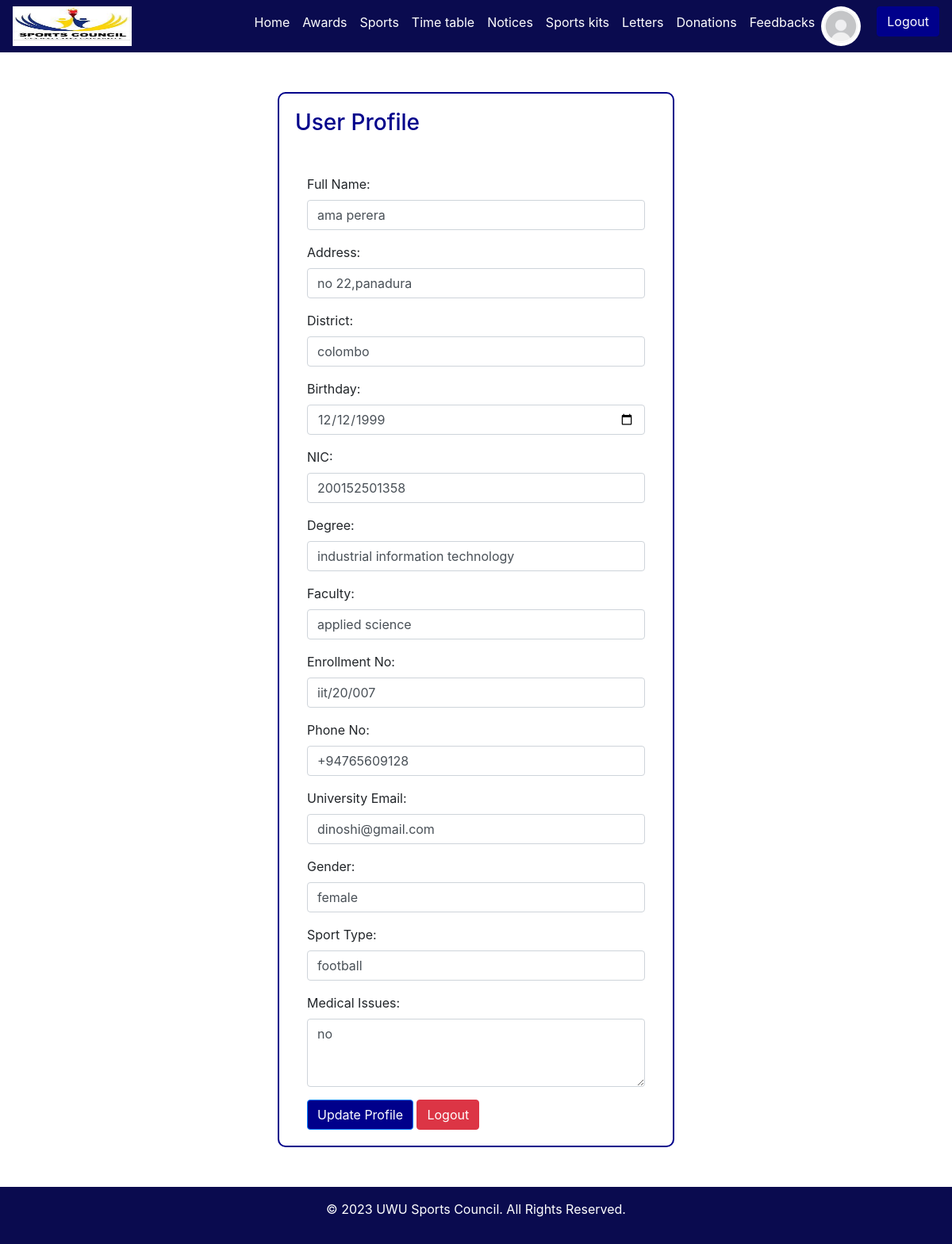
Page /profile.php (signed in) on the committed database.
### tables this page shows
CREATE TABLE `university_students` (
  `id` int(11) NOT NULL,
  `full_name` varchar(255) NOT NULL,
  `address` varchar(255) NOT NULL,
  `district` varchar(255) NOT NULL,
  `birthday` date NOT NULL,
  `nic` varchar(12) NOT NULL,
  `degree` varchar(255) NOT NULL,
  `faculty` varchar(255) NOT NULL,
  `enrollment_no` varchar(20) NOT NULL,
  `phone_no` varchar(15) NOT NULL,
  `university_email` varchar(255) NOT NULL,
  `password` varchar(255) NOT NULL,
  `gender` enum('male','female') NOT NULL,
  `sport_type` varchar(20) NOT NULL,
  `medical_issues` text NOT NULL,
  `confirm_password` varchar(255) NOT NULL
);

### classes/User.php (called while the page is built, shortened)
<?php
class User {
    public static function getUserById($con, $user_id) {
        try {
            $query = "SELECT * FROM university_students WHERE id = ?";
            $pstmt = $con->prepare($query);
            $pstmt->bindValue(1, $user_id);
            $pstmt->execute();
            if ($pstmt->rowCount() > 0) {
                return $pstmt->fetch(PDO::FETCH_ASSOC);
            }
            return null;
        } catch (PDOException $exc) {
            die("Error in getUserById: " . $exc->getMessage());
        }
    }
}

### profile.php (the view, shortened to what this page needs)
<?php
require_once 'classes/User.php';
$con = DbConnector::getConnection();
$user_id = $_SESSION['user_id'];
$user = User::getUserById($con, $user_id);
if ($user) {
    $full_name = $user['full_name'];
    $address = $user['address'];
    $district = $user['district'];
    $birthday = $user['birthday'];
    $nic = $user['nic'];
    $degree = $user['degree'];
    $faculty = $user['faculty'];
    $enrollment_no = $user['enrollment_no'];
    $phone_no = $user['phone_no'];
    $university_email = $user['university_email'];
    $gender = $user['gender'];
    $sport_type = $user['sport_type'];
    $medical_issues = $user['medical_issues'];
}
?>
<!DOCTYPE html>
<html lang="en">
<head>
    <link rel="stylesheet" href="https://maxcdn.bootstrapcdn.com/bootstrap/4.5.2/css/bootstrap.min.css">
</head>
<body>
<nav class="navbar navbar-expand-lg navbar-light">
  <img style="width:150px; height:50px;" src="images/logo.jpg">
  <div class="collapse navbar-collapse" id="navbarNav">
    <ul class="navbar-nav ml-auto">
      <li class="nav-item active">
        <a class="nav-link" href="home_page.php">Home <span class="sr-only">(current)</span></a>
      </li>
       <li class="nav-item">
        <a class="nav-link" href="awards.php">Awards</a>
      </li>
      <li class="nav-item">
        <a class="nav-link" href="#">Sports</a>
      </li>
      <li class="nav-item">
        <a class="nav-link" href="Page/1.php">Time table</a>
      </li>
      <li class="nav-item">
        <a class="nav-link" href="players.php">Notices</a>
      </li>
      <li class="nav-item">
        <a class="nav-link" href="sport_kit.php">Sports kits</a>
      </li>
      <li class="nav-item">
        <a class="nav-link" href="letter.php">Letters</a>
      </li>
       <li class="nav-item">
        <a class="nav-link" href="donation1.php">Donations</a>
      </li>
       <li class="nav-item">
        <a class="nav-link" href="feedback_page.php">Feedbacks</a>
      </li>
          <a class="nav-item" href="profile.php">
  <img class="rounded-profile" src="images/profile1.jpg" alt="Profile Icon" style="width:50px; border-radius: 50%; height:50px;">
</a>
 <li class="nav-item">
      <a style="background-color:darkblue; border-color: darkblue; margin-left: 20px;" href="logout.php" class="btn btn-dark">Logout</a>
      </li>
</nav>
    <div class="profile-container">
        <h3 style="color: darkblue;" class="mb-3">User Profile</h3>
        <div class="container mt-5">
            <div class="profile-form">
                <form action="update_profile.php" method="post">
                    <div class="form-group">
                        <label for="fullName">Full Name:</label>
                        <input type="text" class="form-control" name="full_name" id="fullName"
                            value="<?php echo $full_name; ?>">
                    </div>
                    <div class="form-group">
                        <label for="address">Address:</label>
                        <input type="text" class="form-control" name="address" id="address"
                            value="<?php echo $address; ?>">
                    </div>
                    <div class="form-group">
                        <label for="district">District:</label>
                        <input type="text" class="form-control" name="district" id="district"
                            value="<?php echo $district; ?>">
                    </div>
                    <div class="form-group">
                        <label for="birthday">Birthday:</label>
                        <input type="date" class="form-control" name="birthday" id="birthday"
                            value="<?php echo $birthday; ?>">
                    </div>
                    <div class="form-group">
                        <label for="nic">NIC:</label>
                        <input type="text" class="form-control" name="nic" id="nic" value="<?php echo $nic; ?>">
                    </div>
                    <div class="form-group">
                        <label for="degree">Degree:</label>
                        <input type="text" class="form-control" name="degree" id="degree"
                            value="<?php echo $degree; ?>">
                    </div>
                    <div class="form-group">
                        <label for="faculty">Faculty:</label>
                        <input type="text" class="form-control" name="faculty" id="faculty"
                            value="<?php echo $faculty; ?>">
                    </div>
                    <div class="form-group">
                        <label for="enrollmentNo">Enrollment No:</label>
                        <input type="text" class="form-control" name="enrollment_no" id="enrollmentNo"
                            value="<?php echo $enrollment_no; ?>">
                    </div>
                    <div class="form-group">
                        <label for="phoneNo">Phone No:</label>
                        <input type="text" class="form-control" name="phone_no" id="phoneNo"
                            value="<?php echo $phone_no; ?>">
                    </div>
                    <div class="form-group">
                        <label for="universityEmail">University Email:</label>
                        <input type="text" class="form-control" name="university_email" id="universityEmail"
                            value="<?php echo $university_email; ?>">
                    </div>
                    <div class="form-group">
                        <label for="gender">Gender:</label>
                        <input type="text" class="form-control" name="gender" id="gender"
                            value="<?php echo $gender; ?>">
                    </div>
                    <div class="form-group">
                        <label for="sportType">Sport Type:</label>
                        <input type="text" class="form-control" name="sport_type" id="sportType"
                            value="<?php echo $sport_type; ?>">
                    </div>
                    <div class="form-group">
                        <label for="medicalIssues">Medical Issues:</label>
                        <textarea class="form-control" id="medicalIssues" name="medical_issues"
                            rows="3"><?php echo $medical_issues; ?></textarea>
                    </div>
                    <button style="background-color: darkblue" type="button" class="btn btn-primary" data-toggle="modal"
                        data-target="#confirmationModal">Update Profile</button>
                        <a href="logout.php" class="btn btn-danger">Logout</a>
                </form>
            </div>
        </div>
    </div>
    <footer style="background-color: #0A0B4F;" class=" text-white text-center py-3">
        <p>&copy; 2023 UWU Sports Council. All Rights Reserved.</p>
    </footer>
</body>
</html>

### profile.php (style rules this page uses)
.navbar-nav .nav-link { color: white !important; }
.navbar { background-color: #0A0B4F; }
.profile-container { border: 2px solid darkblue; padding: 20px; border-radius: 10px; margin-top: 50px; max-width: 500px; margin: 0 auto; margin-top: 50px; margin-bottom: 50px; }

### rows in the picture
university_students: full_name "ama perera", address "no 22,panadura", district "colombo", birthday "12/12/1999", nic "200152501358", degree "industrial information technology", faculty "applied science", enrollment_no "iit/20/007", phone_no "+94765609128", university_email "dinoshi@gmail.com", gender "female", sport_type "football", medical_issues "no"
